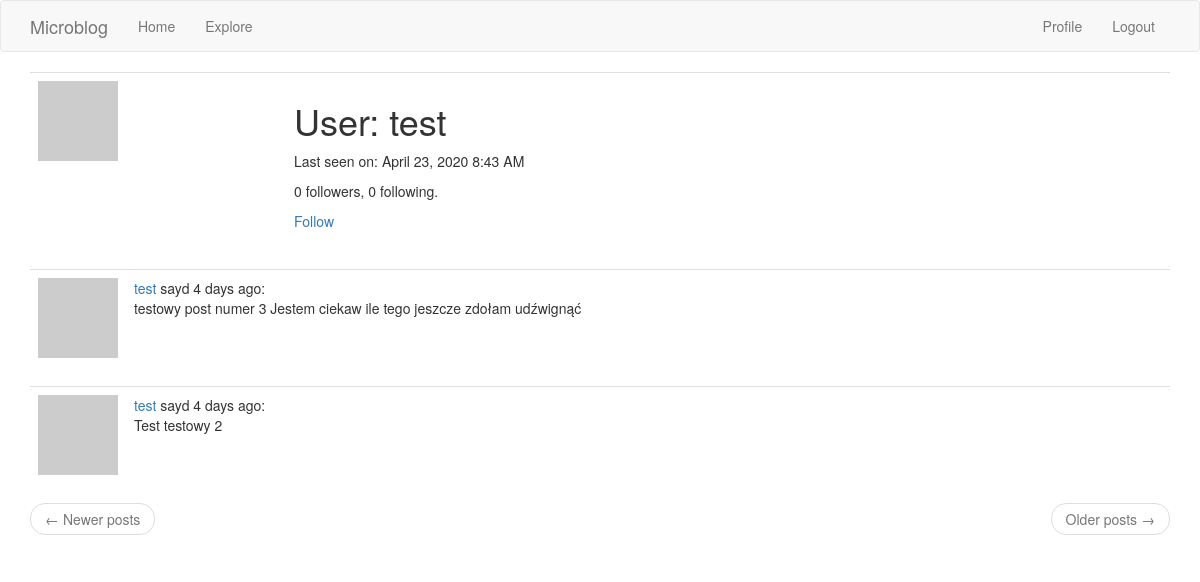
Page /user/test (signed in) on the committed database.
### app/models.py (models this page shows, shortened)
class User(UserMixin, db.Model):
    id = db.Column(db.Integer, primary_key=True)
    username = db.Column(db.String(64), index=True, unique=True)
    email = db.Column(db.String(120), index=True, unique=True)
    password_hash = db.Column(db.String(128))
    posts = db.relationship('Post', backref='author', lazy='dynamic')
    about_me = db.Column(db.String(140))
    last_seen = db.Column(db.DateTime, default=datetime.utcnow)
    followed = db.relationship(
        'User',
        secondary=followers,
        primaryjoin=(followers.c.follower_id == id),
        secondaryjoin=(followers.c.followed_id == id),
        backref=db.backref('followers', lazy='dynamic'),
        lazy='dynamic'
    )
    def avatar(self, size):
        digest = md5(self.email.lower().encode('utf-8')).hexdigest()
        return 'https://www.gravatar.com/avatar/{}?d=robohash&s={}'.format(digest, size)
    def is_following(self, user):
        return self.followed.filter(followers.c.followed_id == user.id).count() > 0

class Post(db.Model):
    id = db.Column(db.Integer, primary_key=True)
    body = db.Column(db.String(140))
    timestamp = db.Column(db.DateTime, index=True, default=datetime.utcnow)
    user_id = db.Column(db.Integer, db.ForeignKey('user.id'))

### app/routes.py (the view)
@app.route('/user/<username>')
@login_required
def user(username):
    user_main = User.query.filter_by(username=username).first_or_404()
    page = request.args.get('page', 1, type=int)
    posts = user_main.posts.order_by(Post.timestamp.desc()).paginate(page, app.config['POSTS_PER_PAGE'], False)
    next_url = url_for('user', username=user_main.username, page=posts.next_num) if posts.has_next else None
    prev_url = url_for('user', username=user_main.username, page=posts.prev_num) if posts.has_prev else None
    return render_template('user.html', user=user_main, posts=posts.items, next_url=next_url, prev_url=prev_url)

### app/models.py (called while the page is built)
@login.user_loader
def load_user(id_user):
    return User.query.get(int(id_user))

### app/routes.py (called while the page is built)
@app.before_request
def before_request():
    if current_user.is_authenticated:
        current_user.last_seen = datetime.utcnow()
        db.session.commit()

### app/templates/user.html (shortened to what this page needs)
{% extends "base.html" %}
{% block app_content %}
    <table class="table table-hover">
        <tr>
            <td width="256px"><img src="{{ user.avatar(256) }}"></td>
            <td>
                <h1>User: {{ user.username }}</h1>
                {% if user.last_seen %}<p>Last seen on: {{ moment(user.last_seen).format('LLL') }}</p>{% endif %}
                <p>{{ user.followers.count() }} followers, {{ user.followed.count() }} following.</p>
                {% if user == current_user %}
                <p><a href="{{ url_for('edit_profile') }}">Edit your profile</a></p>
                {% elif not current_user.is_following(user) %}
                <p><a href="{{ url_for('follow', username=user.username) }}">Follow</a></p>
                {% else %}
                <p><a href="{{ url_for('unfollow', username=user.username) }}">Unfollow</a></p>
                {% endif %}
            </td>
        </tr>
    </table>
    {% for post in posts %}
        {% include '_post.html' %}
    {% endfor %}
    <nav aria-label="...">
        <ul class="pager">
            <li class="previous{% if not prev_url %} disabled{% endif %}">
                <a href="{{ prev_url or '#' }}">
                    <span aria-hidden="true">&larr;</span> Newer posts
                </a>
            </li>
            <li class="next{% if not next_url %} disabled{% endif %}">
                <a href="{{ next_url or '#' }}">
                    Older posts <span aria-hidden="true">&rarr;</span>
                </a>
            </li>
        </ul>
    </nav>
{% endblock %}

### app/templates/_post.html
<table class="table table-hover">
    <tr>
        <td width="72px">
            <a href="{{ url_for('user', username=post.author.username) }}">
                <img src="{{ post.author.avatar(72) }}">
            </a>
        </td>
        <td>
            <a href="{{ url_for('user', username=post.author.username) }}">{{ post.author.username }}</a>
            sayd {{ moment(post.timestamp).fromNow() }}:
            <br>{{ post.body }}</td>
    </tr>
</table>

### rows in the picture
User: username "test", last_seen "April 23, 2020 8:43 AM"
Post: author.username "test", timestamp "4 days ago", body "testowy post numer 3 Jestem ciekaw ile tego jeszcze zdołam udźwignąć"
Post: author.username "test", timestamp "4 days ago", body "Test testowy 2"

### other values in the picture
{{ user.followers.count() }} "0"
{{ user.followed.count() }} "0"
